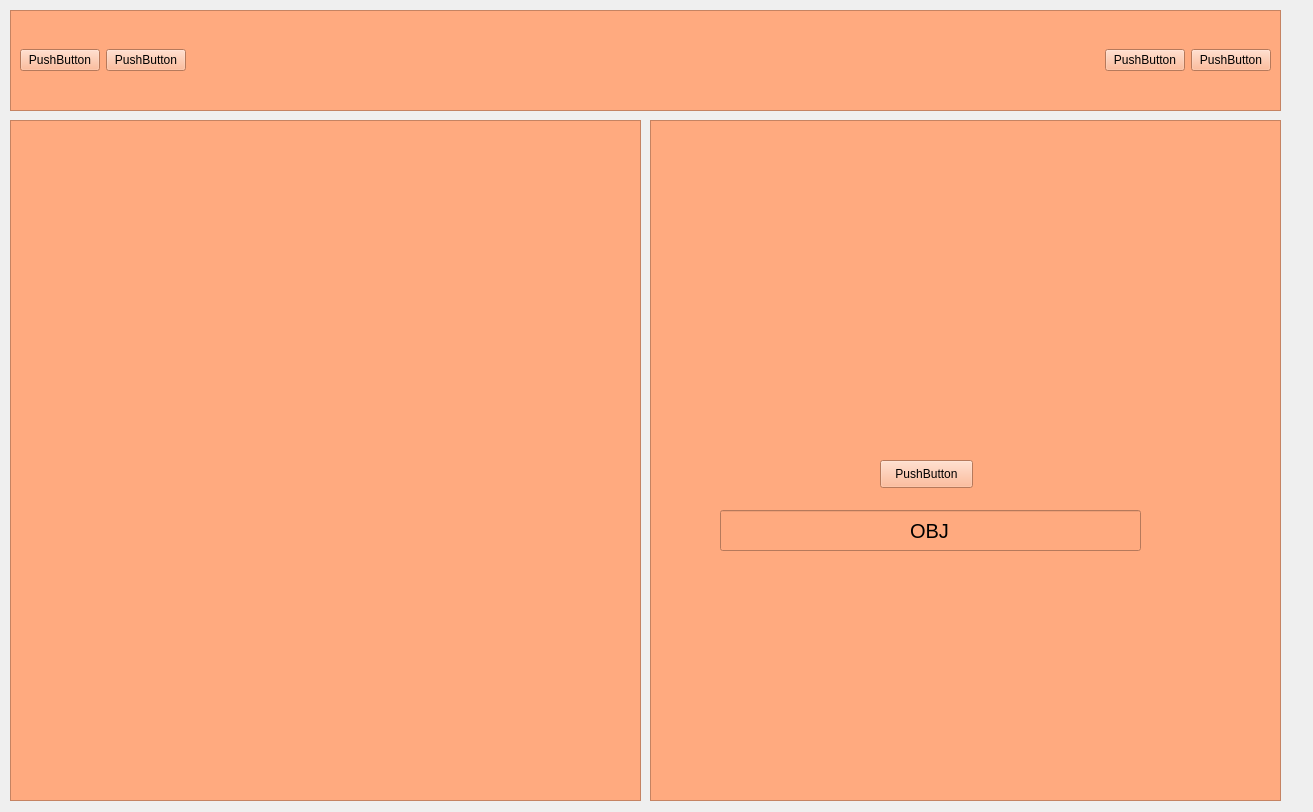
<?xml version="1.0" encoding="UTF-8"?>
<ui version="4.0">
 <class>MainWindow</class>
 <widget class="QMainWindow" name="MainWindow">
  <property name="geometry">
   <rect>
    <x>0</x>
    <y>0</y>
    <width>1313</width>
    <height>812</height>
   </rect>
  </property>
  <property name="windowTitle">
   <string>MainWindow</string>
  </property>
  <widget class="QWidget" name="centralwidget">
   <widget class="QFrame" name="frame">
    <property name="geometry">
     <rect>
      <x>10</x>
      <y>10</y>
      <width>1271</width>
      <height>101</height>
     </rect>
    </property>
    <property name="styleSheet">
     <string notr="true">background-color: rgb(255, 170, 127);</string>
    </property>
    <property name="frameShape">
     <enum>QFrame::StyledPanel</enum>
    </property>
    <property name="frameShadow">
     <enum>QFrame::Raised</enum>
    </property>
    <layout class="QHBoxLayout" name="horizontalLayout">
     <item>
      <widget class="QPushButton" name="pushButton">
       <property name="cursor">
        <cursorShape>CrossCursor</cursorShape>
       </property>
       <property name="text">
        <string>PushButton</string>
       </property>
       <property name="icon">
        <iconset>
         <normaloff>Imagenes/Insertar.png</normaloff>Imagenes/Insertar.png</iconset>
       </property>
      </widget>
     </item>
     <item>
      <widget class="QPushButton" name="pushButton_4">
       <property name="text">
        <string>PushButton</string>
       </property>
      </widget>
     </item>
     <item>
      <spacer name="horizontalSpacer">
       <property name="orientation">
        <enum>Qt::Horizontal</enum>
       </property>
       <property name="sizeHint" stdset="0">
        <size>
         <width>841</width>
         <height>20</height>
        </size>
       </property>
      </spacer>
     </item>
     <item>
      <widget class="QPushButton" name="pushButton_5">
       <property name="text">
        <string>PushButton</string>
       </property>
      </widget>
     </item>
     <item>
      <widget class="QPushButton" name="pushButton_2">
       <property name="text">
        <string>PushButton</string>
       </property>
      </widget>
     </item>
    </layout>
   </widget>
   <widget class="QFrame" name="frame_2">
    <property name="geometry">
     <rect>
      <x>130</x>
      <y>240</y>
      <width>120</width>
      <height>80</height>
     </rect>
    </property>
    <property name="frameShape">
     <enum>QFrame::StyledPanel</enum>
    </property>
    <property name="frameShadow">
     <enum>QFrame::Raised</enum>
    </property>
   </widget>
   <widget class="QFrame" name="frame_4">
    <property name="geometry">
     <rect>
      <x>10</x>
      <y>120</y>
      <width>631</width>
      <height>681</height>
     </rect>
    </property>
    <property name="styleSheet">
     <string notr="true">background-color: rgb(255, 170, 127);</string>
    </property>
    <property name="frameShape">
     <enum>QFrame::StyledPanel</enum>
    </property>
    <property name="frameShadow">
     <enum>QFrame::Raised</enum>
    </property>
   </widget>
   <widget class="QFrame" name="frame_5">
    <property name="geometry">
     <rect>
      <x>650</x>
      <y>120</y>
      <width>631</width>
      <height>681</height>
     </rect>
    </property>
    <property name="styleSheet">
     <string notr="true">background-color: rgb(255, 170, 127);</string>
    </property>
    <property name="frameShape">
     <enum>QFrame::StyledPanel</enum>
    </property>
    <property name="frameShadow">
     <enum>QFrame::Raised</enum>
    </property>
    <widget class="QPushButton" name="btnNombre">
     <property name="geometry">
      <rect>
       <x>230</x>
       <y>340</y>
       <width>93</width>
       <height>28</height>
      </rect>
     </property>
     <property name="cursor">
      <cursorShape>OpenHandCursor</cursorShape>
     </property>
     <property name="text">
      <string>PushButton</string>
     </property>
     <property name="icon">
      <iconset>
       <normaloff>Imagenes/Imagen1.png</normaloff>Imagenes/Imagen1.png</iconset>
     </property>
    </widget>
    <widget class="QLineEdit" name="txtValor">
     <property name="geometry">
      <rect>
       <x>70</x>
       <y>390</y>
       <width>421</width>
       <height>41</height>
      </rect>
     </property>
     <property name="font">
      <font>
       <pointsize>15</pointsize>
      </font>
     </property>
     <property name="text">
      <string>OBJ</string>
     </property>
     <property name="alignment">
      <set>Qt::AlignCenter</set>
     </property>
    </widget>
   </widget>
  </widget>
 </widget>
 <resources/>
 <connections/>
</ui>
